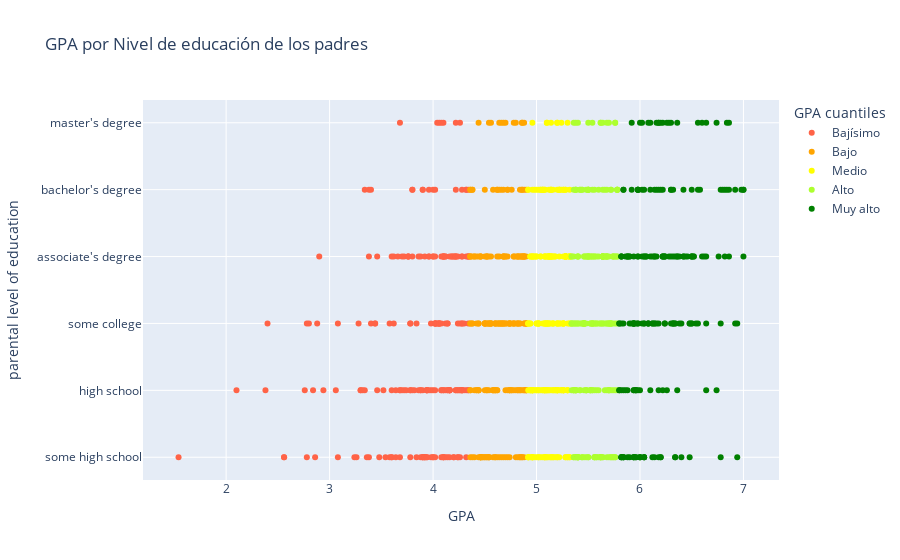

The notebook cell this image was saved under:
### Code cell
# Código de gráfico del amigo ChatGPT
fig = px.scatter(
    df_grades.sort_values(by="GPA"),
    x="GPA",
    y="parental level of education",
    hover_data=["gender"],
    color="GPA cuantiles",
    title="GPA por Nivel de educación de los padres",
    color_discrete_sequence=["tomato", "orange", "yellow", "greenyellow", "green"]
)

fig

### Figure 1 — Plotly figure (JSON) as saved in the notebook; plotly's stock layout.template omitted (floating-point values rounded to 4 significant figures; data arrays with more than 128 entries replaced by an {"elided": "..."} marker saying what was removed)
{"data": [{"customdata": {"elided": "205x1 str values"}, "hovertemplate": "GPA cuantiles=Bajísimo<br>GPA=%{x}<br>parental level of education=%{y}<br>gender=%{customdata[0]}<extra></extra>", "legendgroup": "Bajísimo", "marker": {"color": "tomato", "symbol": "circle"}, "mode": "markers", "name": "Bajísimo", "orientation": "h", "showlegend": true, "type": "scatter", "x": {"elided": "205 float values"}, "xaxis": "x", "y": {"elided": "205 str values"}, "yaxis": "y"}, {"customdata": {"elided": "203x1 str values"}, "hovertemplate": "GPA cuantiles=Bajo<br>GPA=%{x}<br>parental level of education=%{y}<br>gender=%{customdata[0]}<extra></extra>", "legendgroup": "Bajo", "marker": {"color": "orange", "symbol": "circle"}, "mode": "markers", "name": "Bajo", "orientation": "h", "showlegend": true, "type": "scatter", "x": {"elided": "203 float values"}, "xaxis": "x", "y": {"elided": "203 str values"}, "yaxis": "y"}, {"customdata": {"elided": "198x1 str values"}, "hovertemplate": "GPA cuantiles=Medio<br>GPA=%{x}<br>parental level of education=%{y}<br>gender=%{customdata[0]}<extra></extra>", "legendgroup": "Medio", "marker": {"color": "yellow", "symbol": "circle"}, "mode": "markers", "name": "Medio", "orientation": "h", "showlegend": true, "type": "scatter", "x": {"elided": "198 float values"}, "xaxis": "x", "y": {"elided": "198 str values"}, "yaxis": "y"}, {"customdata": {"elided": "196x1 str values"}, "hovertemplate": "GPA cuantiles=Alto<br>GPA=%{x}<br>parental level of education=%{y}<br>gender=%{customdata[0]}<extra></extra>", "legendgroup": "Alto", "marker": {"color": "greenyellow", "symbol": "circle"}, "mode": "markers", "name": "Alto", "orientation": "h", "showlegend": true, "type": "scatter", "x": {"elided": "196 float values"}, "xaxis": "x", "y": {"elided": "196 str values"}, "yaxis": "y"}, {"customdata": {"elided": "198x1 str values"}, "hovertemplate": "GPA cuantiles=Muy alto<br>GPA=%{x}<br>parental level of education=%{y}<br>gender=%{customdata[0]}<extra></extra>", "legendgroup": "Muy alto", "marker": {"color": "green", "symbol": "circle"}, "mode": "markers", "name": "Muy alto", "orientation": "h", "showlegend": true, "type": "scatter", "x": {"elided": "198 float values"}, "xaxis": "x", "y": {"elided": "198 str values"}, "yaxis": "y"}], "layout": {"autosize": true, "legend": {"title": {"text": "GPA cuantiles"}, "tracegroupgap": 0}, "title": {"text": "GPA por Nivel de educación de los padres"}, "xaxis": {"anchor": "y", "autorange": true, "domain": [0, 1], "range": [1.206, 7.334], "title": {"text": "GPA"}, "type": "linear"}, "yaxis": {"anchor": "x", "autorange": true, "domain": [0, 1], "range": [-0.4126, 5.413], "title": {"text": "parental level of education"}, "type": "category"}}}
